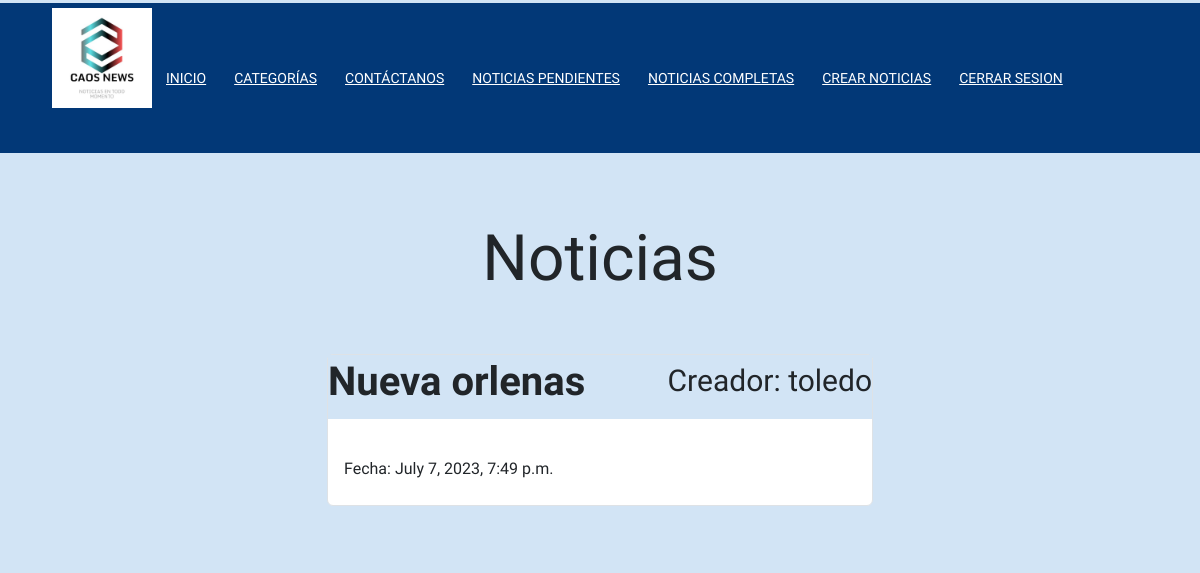
The app's page /usuarios/tasks_completed/ (signed in), older data.
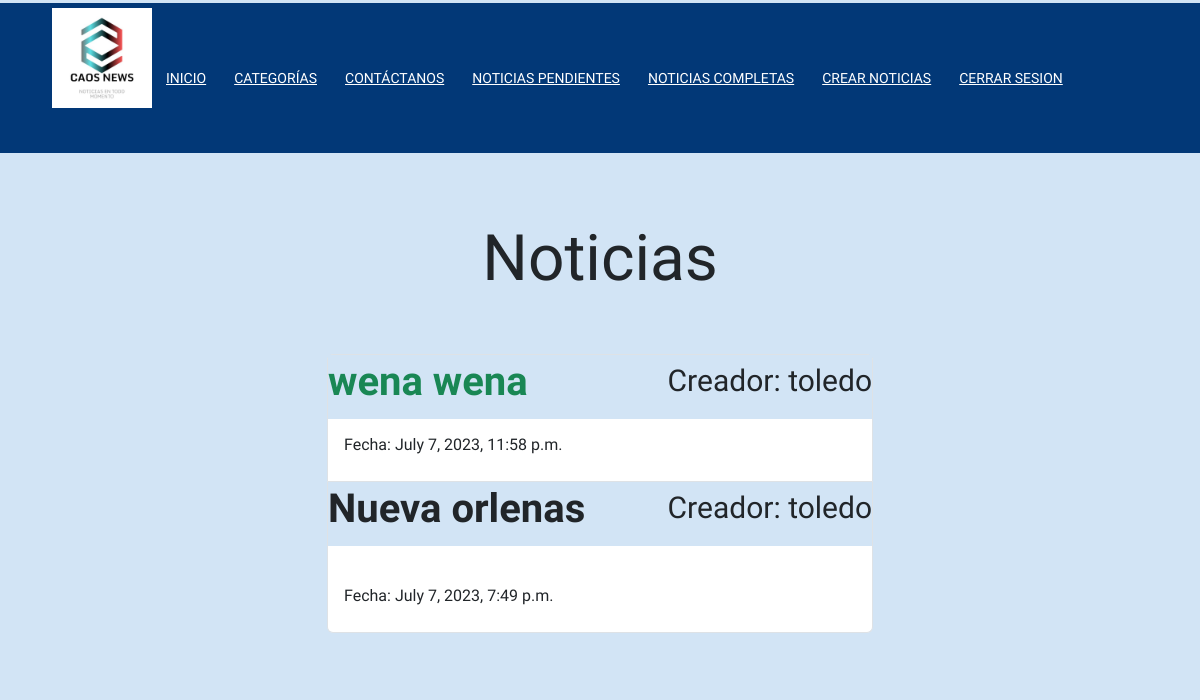
The same page, newer data.
### usuarios/models.py (models this page shows, shortened)
class Task(models.Model):
    title = models.CharField(max_length=100, verbose_name=_("Título"))
    description = models.TextField(blank=True, verbose_name=_("Descripción"))
    imagen = models.ImageField(upload_to='img/', null=True, blank=True, verbose_name=_("Imagen"))
    created = models.DateTimeField(auto_now_add=True, verbose_name=_("Creado"))
    datecompleted = models.DateTimeField(null=True, blank=True, verbose_name=_("Fecha completado"))
    important = models.BooleanField(default=False, verbose_name=_("Importante"))
    user = models.ForeignKey(User, on_delete=models.CASCADE)
    class Meta:
        verbose_name = _("Tarea")
        verbose_name_plural = _("Tareas")

### usuarios/views.py (the view)
# urls.py: path('tasks_completed/', views.tasks_completed, name="tasks_completed"),
@login_required
def tasks_completed(request):
    tasks = Task.objects.filter(user = request.user, datecompleted__isnull=False).order_by('-datecompleted')
    return render(request, 'usuarios/tasks.html', {'tasks': tasks})

### usuarios/templates/usuarios/tasks.html (shortened to what this page needs)
<link rel="stylesheet" href="https://cdn.jsdelivr.net/npm/bootstrap@5.3.0/dist/css/bootstrap.min.css">
{% extends 'usuarios/base.html' %}
{% load static %}
{% block content %}
<main class="container" style = "padding-top: 1px;">
    <div class="row">
        <div class="col-md-6 offset-md-3">
            <h1 class="text-center display-3 py-5">Noticias</h1>
            <ul class="list-group">
                {% for task in tasks %}
                    <a class="list-group-item" href="{% url 'task_detail' task.id %}">
                       <header class="d-flex justify-content-between">
                            {% if task.important %}
                            <h1 class="fw-bold text-success">{{task.title}}</h1>
                            {% else %}
                            <h1 class="fw-bold">{{task.title}}</h1>
                            {% endif %}
                            <p style = "font-size: 30px;">Creador: {{task.user.username}}</p>
                       </header>
                        <p>{{task.description}}</p>
                        <p style = "padding-top: 30px;">Fecha: {{task.datecompleted}}</p>
                    </a>
                {% endfor %}
            </ul>
        </div>
    </div>
</main>
{% endblock %}

Row changes from the older to the newer data that the page shows:
added Task: title "wena wena", user.username "toledo", datecompleted "July 7, 2023, 11:58 p.m."
